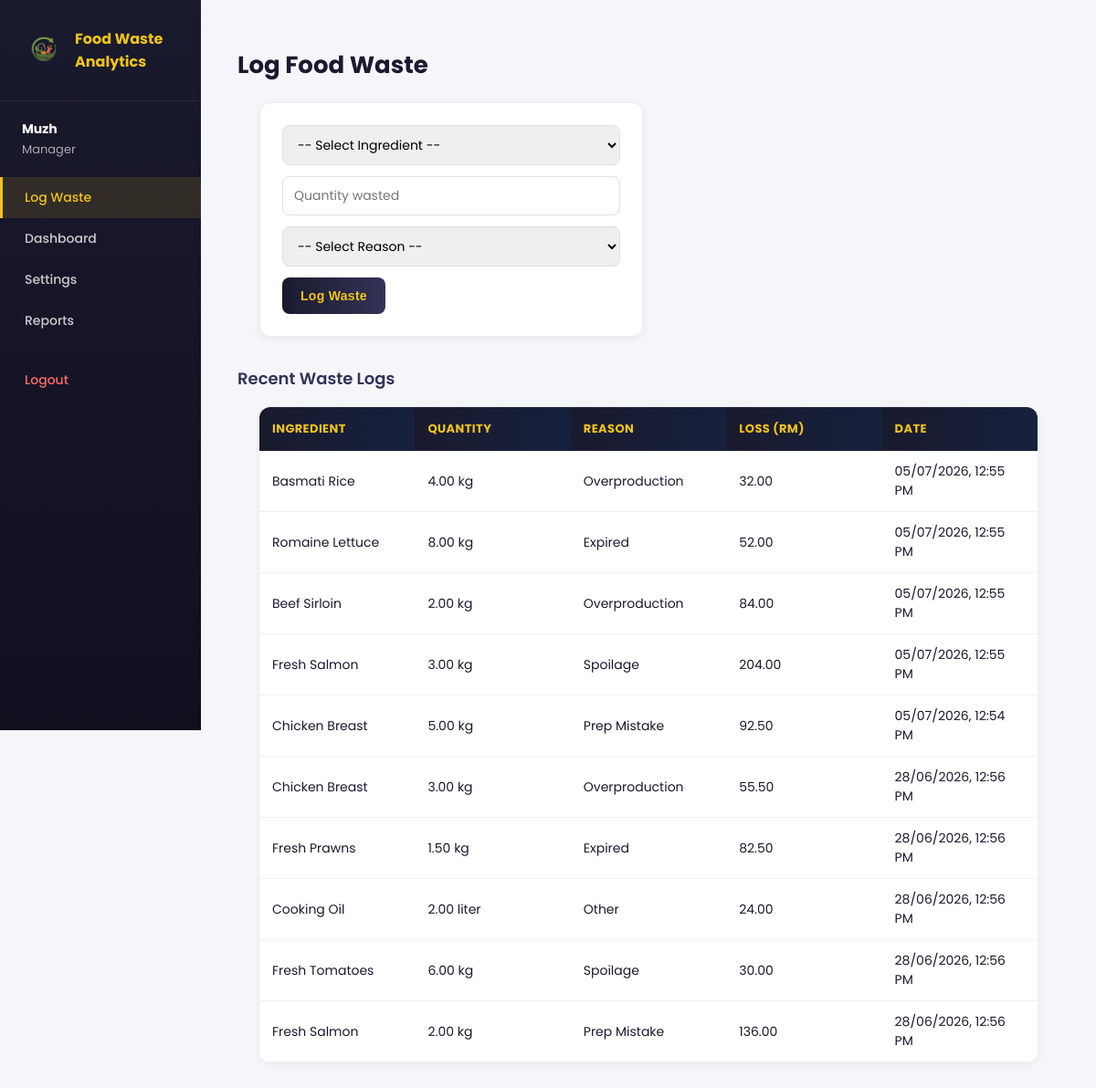
Page /FoodWasteTracker/log_waste.php (signed in) on the committed database.
### tables this page shows
CREATE TABLE IF NOT EXISTS `waste_logs` (
  `log_id` int NOT NULL AUTO_INCREMENT,
  `user_id` int NOT NULL,
  `ingredient_id` int NOT NULL,
  `quantity` decimal(10,2) NOT NULL,
  `reason` enum('Expired','Overproduction','Spoilage','Prep Mistake','Other') NOT NULL,
  `financial_loss` decimal(10,2) NOT NULL,
  `logged_at` timestamp NULL DEFAULT CURRENT_TIMESTAMP,
  PRIMARY KEY (`log_id`),
  KEY `user_id` (`user_id`),
  KEY `ingredient_id` (`ingredient_id`)
);

### FoodWasteTracker/log_waste.php (the view, shortened to what this page needs)
<?php
include 'access_control.php';
$recent = mysqli_query($conn, "
    SELECT waste_logs.*,
           COALESCE(ingredients.name, 'Deleted Ingredient') AS ingredient_name,
           COALESCE(ingredients.unit, '') AS unit
    FROM waste_logs
    LEFT JOIN ingredients ON waste_logs.ingredient_id = ingredients.ingredient_id
    ORDER BY logged_at DESC LIMIT 10
");
?>
<!DOCTYPE html>
<html>
<head>
    <link rel="stylesheet" href="style.css">
</head>
<body>
<div class="app-layout">
    <?php include 'sidebar.php'; ?>
    <div class="main-content">
        <h2>Log Food Waste</h2>
        <form method="POST" id="wasteForm" onsubmit="return handleSubmit()">
            <select name="ingredient_id" id="ingredientSelect" autofocus required>
                <option value="">-- Select Ingredient --</option>
            </select>
            <input type="number" step="0.01" min="0.01" name="quantity" placeholder="Quantity wasted" required>
            <select name="reason" required>
                <option value="">-- Select Reason --</option>
            </select>
            <button type="submit" id="submitBtn">Log Waste</button>
        </form>
        <h3>Recent Waste Logs</h3>
        <table>
            <tr>
                <th>Ingredient</th>
                <th>Quantity</th>
                <th>Reason</th>
                <th>Loss (RM)</th>
                <th>Date</th>
            </tr>
            <?php while ($row = mysqli_fetch_assoc($recent)) { ?>
            <tr>
                <td><?php echo htmlspecialchars($row['ingredient_name']); ?></td>
                <td><?php echo htmlspecialchars($row['quantity'] . " " . $row['unit']); ?></td>
                <td><?php echo htmlspecialchars($row['reason']); ?></td>
                <td><?php echo number_format($row['financial_loss'], 2); ?></td>
                <td><?php echo date('d/m/Y, h:i A', strtotime($row['logged_at'])); ?></td>
            </tr>
            <?php } ?>
        </table>
    </div>
</div>
</body>
</html>

### FoodWasteTracker/style.css (style rules this page uses)
* { box-sizing: border-box; }
body { font-family: 'Poppins', sans-serif; background-color: #f5f6fa; color: #1a1a2e; margin: 0; padding: 0; }
h2 { padding: 0 24px; font-weight: 700; font-size: 26px; color: #1a1a2e; }
h3 { padding: 0 24px; font-weight: 600; font-size: 18px; color: #333357; margin-top: 32px; }
form { background: #fff; padding: 24px; margin: 16px 24px 24px 24px; border-radius: 12px; max-width: 420px; box-shadow: 0 2px 10px rgba(0,0,0,0.06); border: 1px solid #eee; }
form input, form select { display: block; width: 100%; padding: 10px 12px; margin-bottom: 12px; border: 1.5px solid #e0e0e0; border-radius: 8px; box-sizing: border-box; font-family: 'Poppins', sans-serif; font-size: 14px; transition: border-color 0.2s; }
form button { background: linear-gradient(90deg, #1a1a2e, #333357); color: #f0c419; border: none; padding: 12px 20px; border-radius: 8px; cursor: pointer; font-weight: 600; font-size: 14px; letter-spacing: 0.3px; transition: transform 0.15s, box-shadow 0.15s; }
table { margin: 16px 24px 24px 24px; border-collapse: collapse; background: #fff; border-radius: 12px; overflow: hidden; box-shadow: 0 2px 10px rgba(0,0,0,0.06); width: calc(100% - 48px); table-layout: fixed; }
table th { background: linear-gradient(90deg, #1a1a2e, #16213e); color: #f0c419; padding: 14px; text-align: left; font-size: 13px; letter-spacing: 0.4px; text-transform: uppercase; }
table td { padding: 12px 14px; font-size: 14px; border-bottom: 1px solid #f0f0f0; word-wrap: break-word; }
.app-layout { display: flex; min-height: 100vh; }
.main-content { flex: 1; padding: 30px 40px; background: #f5f6fa; }
.main-content h2, .main-content p, .main-content h3 { padding: 0; }

### rows in the picture
waste_logs: ingredient_name "Basmati Rice", unit "4.00 kg", reason "Overproduction", financial_loss "32.00", logged_at "05/07/2026, 12:55 PM"
waste_logs: ingredient_name "Romaine Lettuce", unit "8.00 kg", reason "Expired", financial_loss "52.00", logged_at "05/07/2026, 12:55 PM"
waste_logs: ingredient_name "Beef Sirloin", unit "2.00 kg", reason "Overproduction", financial_loss "84.00", logged_at "05/07/2026, 12:55 PM"
waste_logs: ingredient_name "Fresh Salmon", unit "3.00 kg", reason "Spoilage", financial_loss "204.00", logged_at "05/07/2026, 12:55 PM"
waste_logs: ingredient_name "Chicken Breast", unit "5.00 kg", reason "Prep Mistake", financial_loss "92.50", logged_at "05/07/2026, 12:54 PM"
waste_logs: ingredient_name "Chicken Breast", unit "3.00 kg", reason "Overproduction", financial_loss "55.50", logged_at "28/06/2026, 12:56 PM"
waste_logs: ingredient_name "Fresh Prawns", unit "1.50 kg", reason "Expired", financial_loss "82.50", logged_at "28/06/2026, 12:56 PM"
waste_logs: ingredient_name "Cooking Oil", unit "2.00 liter", reason "Other", financial_loss "24.00", logged_at "28/06/2026, 12:56 PM"
waste_logs: ingredient_name "Fresh Tomatoes", unit "6.00 kg", reason "Spoilage", financial_loss "30.00", logged_at "28/06/2026, 12:56 PM"
waste_logs: ingredient_name "Fresh Salmon", unit "2.00 kg", reason "Prep Mistake", financial_loss "136.00", logged_at "28/06/2026, 12:56 PM"

### other values in the picture
$_SESSION['name'] "Muzh"
$_SESSION['role'] "Manager"
